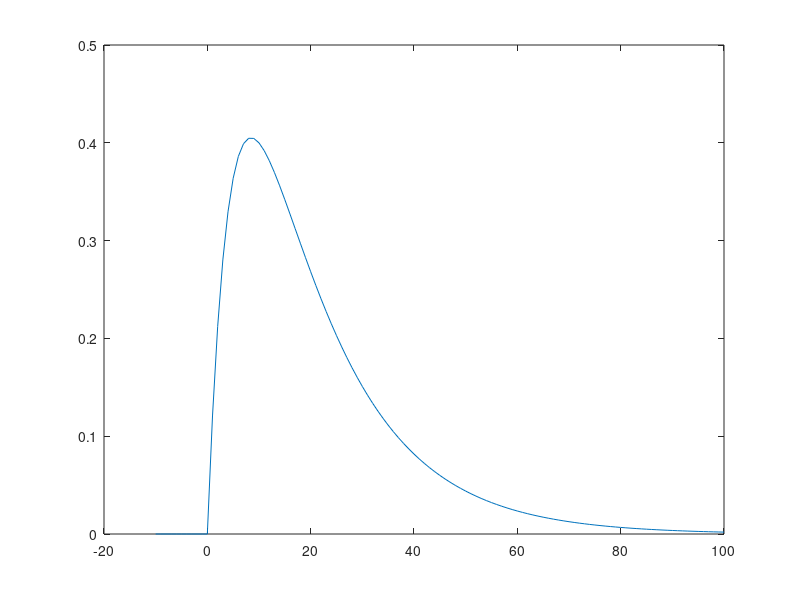

This figure's MATLAB source:
A = 1;
t1 = 16;
t2 = 5;
t = -10:100;
for i = 1:length(t)
    if le(0,t(i))
        y(i) = A * (exp(-t(i)/t1)-exp(-t(i)/t2));
    else le(t(i),0)
        y(i) = 0;
    end
end;
figure;
plot(t,y)